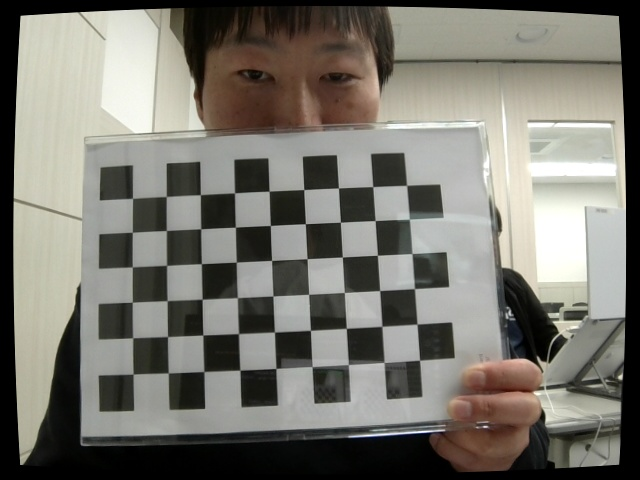
#> input picture robot_project/calib_images/calib_20260429_113326_409489.jpg, 640 x 480 px; the run also reads 1 picture not shown here
$ jupyter execute --allow-errors 05.01.OpenCV-Calibration.ipynb
#> lines starting #> are read from the running program, lines starting #| are printed output that depends on the picture; after the words box and inside, x2 and y2 are one past the last pixel; in counts of white or black regions, pixels touching at a corner belong together
# 핀홀 카메라 모델과 Camera Calibration 실습

> **강의자료**: `강의자료/05.01.OpenCV-Calibration.md`

| Part | 주제 |
|------|------|
| Part 1 | 핀홀 카메라 모델 |
| Part 2 | 카메라 캘리브레이션 실전 |
| Part 3 | 퀴즈 & 복습 문제 |

이 실습에서는 핀홀 카메라 수학 모델을 직접 구현하고,
OpenCV를 사용해 체커보드 기반 카메라 캘리브레이션 전체 파이프라인을 실습합니다.

[cell 1]
import numpy as np
import cv2              # pip install opencv-python
import yaml             # pip install pyyaml
import os
import glob
import matplotlib.pyplot as plt

[cell 2]
F_MM       = 4.0     # 렌즈 초점 거리 (mm)
DX         = 0.004   # 픽셀 가로 크기 (mm/pixel)
DY         = 0.004   # 픽셀 세로 크기 (mm/pixel)
IMG_WIDTH  = 640     # 이미지 가로 해상도 (pixel)
IMG_HEIGHT = 480     # 이미지 세로 해상도 (pixel)

---
## Part 1: 핀홀 카메라 모델

### 1.1 3D 세계를 2D 이미지로 바꾸는 원리

- **"빛은 직선으로 나아간다"는 단순한 원리로 3D → 2D 변환**
    - **바늘구멍 사진기 (Pinhole Camera)**: 아주 캄캄한 상자 앞면에 바늘구멍 하나를 뚫음
      물체에서 반사된 빛이 구멍을 통과하여 상자 뒷면(센서)에 맺힘
    - **투영 (Projection)**: 3D 공간의 한 점이 구멍을 통과해 2D 평면의 한 점으로 내려앉는 과정
    - **로봇의 거리 추정**: 로봇은 이 원리를 **거꾸로** 이용
      2D 이미지의 한 점 → 실제 3D 공간의 어떤 선상에서 온 것인지 분석
      2D로 변환되는 순간 **'깊이' 정보가 사라짐** → 수학적 모델로 재계산 필요

### 1.2 Aperture (조리개) — 핀홀의 구멍 크기

- **Aperture : 카메라 렌즈에서 빛이 통과하는 구멍의 크기**

| Aperture 크기 | 빛의 양 | 이미지 선명도 |
|---|---|---|
| 크다 (2mm) | 많음  | 흐릿 |
| 작다 (0.35mm) | 적음  | 선명 |

- **핀홀 카메라 모델의 가정**
    - Aperture = **수학적으로 크기가 0인 점**
    - 모든 빛이 딱 한 점을 통과 → 깔끔한 투영 수식 성립
    - 현실에서는 너무 작으면 **빛 부족 → 어두운 이미지** 문제 발생

### 1.3 렌즈 (Lens) — Aperture 딜레마의 해결책

- **핀홀의 딜레마**
  ```
  구멍 크게 → 빛 많음  but  흐릿
  구멍 작게 → 선명     but  어두움
  ```
- **렌즈의 해결책**: 한 점에서 나온 **여러 줄기 빛**을 모아 film의 **한 점으로 수렴**
  ```
  빨간 점 → 여러 빛줄기 → 렌즈 → film의 한 점
  파란 점 → 여러 빛줄기 → 렌즈 → film의 다른 점
  ```
- **새로운 문제**: 렌즈의 굴절 특성 때문에 → **왜곡(Distortion)** 발생
  → 이를 수학적으로 보정하는 것이 **캘리브레이션**

### 1.4 핵심 개념 — 초점 거리 (Focal Length)

- **초점 거리 $f$ : 카메라의 '확대율'을 결정하는 핵심 값**
    - 카메라의 광학 중심(구멍)과 이미지 평면(센서) 사이의 거리
    - 초점 거리가 **길면** → 물체가 크게 보임 (망원)
    - 초점 거리가 **짧으면** → 넓은 범위를 담음 (광각)

- **렌즈 공식**: $\dfrac{1}{f} = \dfrac{1}{z'} - \dfrac{1}{z}$

- **왜 하나의 $f$가 $f_x, f_y$ 두 개가 되는가?** 픽셀이 정사각형이 아닐 수 있기 때문
  $$f_x = \frac{f}{d_x}, \quad f_y = \frac{f}{d_y}$$

| 기호 | 단위 | 의미 |
|---|---|---|
| $f$ | mm | 광학 중심 → 센서 물리적 거리 |
| $d_x, d_y$ | mm/pixel | 픽셀 하나의 실제 크기 |
| $f_x, f_y$ | pixel | 투영 수식의 스케일 인자 |

[cell 3]
# 초점 거리: 물리적 단위(mm) → 픽셀 단위 변환
fx = F_MM / DX
fy = F_MM / DY

print(f"물리적 초점 거리 f = {F_MM} mm")
print(f"픽셀 크기 dx={DX} mm/px,  dy={DY} mm/px")
print(f"픽셀 단위 초점 거리  fx = {fx:.1f} px,  fy = {fy:.1f} px")
print(f"  → 'fx = {fx:.0f}' 은 초점 거리가 픽셀 {fx:.0f}개 길이에 해당한다는 의미")

### 1.5 핵심 개념 — 주점 (Principal Point)

- **주점 $(c_x, c_y)$ : 카메라 렌즈 중심이 이미지와 만나는 기준점**
    - 카메라 렌즈의 중심(광축)이 이미지 센서와 수직으로 만나는 지점의 픽셀 좌표
    - 이상적인 카메라라면 **이미지의 정중앙**이어야 함
    - 실제 제조 과정의 오차로 **조금씩 치우쳐** 있음
    - 이 값이 틀리면 → 로봇이 물체 위치를 잘못 파악

### 1.6 핵심 개념 — 내부 파라미터 행렬 (Camera Matrix K)

**카메라 행렬 $K$ : 카메라의 고유한 '명함'**

초점 거리 $(f_x, f_y)$ 와 주점 $(c_x, c_y)$ 정보를 하나로 묶은 **3×3 행렬**

$$K = \begin{bmatrix} f_x & 0 & c_x \\ 0 & f_y & c_y \\ 0 & 0 & 1 \end{bmatrix}$$

[cell 4]
# 카메라 행렬 K 직접 구성 (예: 640×480 해상도 카메라)
cx = IMG_WIDTH  / 2  # 주점 x (이상적 중앙)
cy = IMG_HEIGHT / 2  # 주점 y (이상적 중앙)

K = np.array([
    [fx,  0,  cx],
    [ 0, fy,  cy],
    [ 0,  0,   1]
], dtype=np.float64)

print("카메라 행렬 K:")
print(K)
print(f"\nfx={K[0,0]}, fy={K[1,1]}, cx={K[0,2]}, cy={K[1,2]}")

[cell 5]
# 카메라 행렬 K로 3D 점 → 2D 픽셀 좌표 투영 (닮음 삼각형 원리)
# 3D 카메라 좌표 (X, Y, Z): Z는 카메라에서 물체까지의 깊이
X, Y, Z = 0.3, 0.1, 2.0    # 단위: m

# 투영 공식: u = fx * X/Z + cx,  v = fy * Y/Z + cy
u = fx * (X / Z) + cx
v = fy * (Y / Z) + cy

print(f"3D 카메라 좌표: ({X}, {Y}, {Z}) m")
print(f"투영된 픽셀 좌표: u={u:.1f}, v={v:.1f}")
print()

[cell 6]
# k = np.array([X/Z, Y/Z, 1])
# k

[cell 7]
# u = K @ k
# u

[cell 8]
# 역방향: 픽셀 → 정규화 이미지 좌표 (K^-1 적용, 깊이 Z 필요)
x_norm = (u - cx) / fx    # 정규화 x
y_norm = (v - cy) / fy    # 정규화 y
X_back = x_norm * Z
Y_back = y_norm * Z
print(f"역투영 (Z={Z}m 알고 있을 때): X={X_back:.3f}, Y={Y_back:.3f}")

[cell 9]
# k = np.linalg.inv(K) @ u
# k

### 1.7 실제 카메라 vs 수학 모델

- **현실** : 렌즈 카메라 (밝고 선명)
- **수학 모델** : 핀홀 모델 (수식이 단순하고 깔끔)
- **캘리브레이션이 다리 역할**
  ```
  실제 렌즈 카메라
      ↓
  캘리브레이션으로 왜곡 계수(k1, k2, p1, p2, k3) 측정
      ↓
  왜곡 보정 (Rectification)
      ↓
  핀홀 모델 수식 적용
  ```
- 왜곡을 제거하고 나면 → 렌즈 카메라도 **핀홀 카메라처럼 동작**

### 1.8 렌즈 왜곡의 종류

**방사 왜곡 (Radial Distortion)**
- 렌즈 모양 때문에 이미지 **가장자리로 갈수록 직선이 곡선**으로 변하는 현상
- **배럴 왜곡 (Barrel Distortion)**: 이미지가 **볼록하게 튀어나와** 보임 → 광각 렌즈
- **핀쿠션 왜곡 (Pincushion Distortion)**: 이미지가 **오목하게 들어가** 보임 → 망원 렌즈

**접선 왜곡 (Tangential Distortion)**
- 카메라 제조 시 렌즈와 이미지 센서가 **완벽하게 수평을 이루지 못해** 발생
- 이미지가 비스듬하게 기울어져 보이는 현상
- **해결책**: 카메라 캘리브레이션으로 왜곡 계수 측정 후 **직선화(Rectification)**

### 1.9 좌표계의 종류와 변환 흐름

**픽셀 하나를 보고 실제 위치를 알기까지 4단계 좌표 변환**

| 단계 | 좌표계 | 기준 |
|------|--------|------|
| ① | 3D 월드 좌표계 (World Frame) | 방의 구석 등 환경 기준점 |
| ② | 3D 카메라 좌표계 (Camera Frame) | 카메라 렌즈 중심 |
| ③ | 2D 이미지 좌표계 (Image Plane) | 렌즈를 통해 투영된 가상 2D 평면 |
| ④ | 픽셀 좌표계 (Pixel Frame) | 코드에서 다루는 $(u, v)$ 좌표 |

**로봇의 역방향 계산 흐름:**
$$\text{픽셀 좌표} \xrightarrow{K^{-1}} \text{이미지 좌표} \xrightarrow{\text{깊이}} \text{카메라 좌표} \xrightarrow{[R|t]^{-1}} \text{월드 좌표}$$

**닮음 삼각형 원리 (깊이 추정):**
$$\frac{X_{real}}{Z} = \frac{x_{pixel} \times d_x}{f}$$

**혼란 포인트 정리**
- **혼란 1**: 물리적으로 센서에 상이 거꾸로 맺히지만, 수학 모델에서는 이미지 평면을 렌즈 앞에 놓고 똑바로 선 이미지 사용
- **혼란 2**: $K$의 초점 거리는 **픽셀 단위** ($f_x, f_y$) → 미터 단위로 바꾸려면 비례식 필요
- **혼란 3**: 로봇 본체(X=앞, Z=위) vs 카메라 광학 프레임(Z=앞, X=오른쪽, Y=아래) — 축이 90도 다름

[cell 10]
# 깊이 추정 예시: 알려진 크기의 물체로 거리 계산
X_real_mm = 100.0   # 물체의 실제 가로 크기 (mm), 예: 10cm 마커
x_pixel   = 50.0    # 이미지에서 물체가 차지하는 픽셀 수

# 닮음 삼각형: X_real / Z = (x_pixel * dx) / f  (단위 mm로 통일 → 결과도 mm)
Z_estimated_mm = X_real_mm * F_MM / (x_pixel * DX)
print(f"물체 실제 크기: {X_real_mm:.0f} mm")
print(f"이미지 픽셀 크기: {x_pixel:.0f} px")
print(f"추정된 거리(깊이): Z ≈ {Z_estimated_mm:.1f} mm  ({Z_estimated_mm/1000:.3f} m)")

---
## Part 2: 카메라 캘리브레이션 실전

### 2.1 캘리브레이션이 필요한 이유

**보정되지 않은 카메라는 직선을 곡선으로 인식하거나 물체 위치를 잘못 파악**

- **캘리브레이션 전**: 직선이 휘어짐, 2D → 3D 정확한 변환 불가
- **캘리브레이션 후**: 왜곡 계수로 이미지 **직선화(Rectification)** 가능,
  픽셀 좌표 ↔ 실제 3D 공간 사이의 **정확한 수학적 관계** 정의

### 2.2 체커보드 패턴 사용 이유

- 명암 대비가 명확 → **내부 교차점(Corners)** 을 서브픽셀 단위로 정밀 감지 가능
- 규칙적인 격자 구조 → 실제 3D 좌표를 쉽게 정의 가능
- **주의**: 칸 수가 아닌 **내부 교차점의 개수**!
- $8 \times 6$ 칸 체커보드 → 내부 교차점은 $7 \times 5$개

### 2.3 올바른 체커보드 촬영 방법

- **장수**: 최소 **10~20장** 권장 (복잡한 왜곡 렌즈는 최대 40장)
- **각도**: 체커보드를 **다양한 축 방향**으로 기울여 촬영 (±15°~45° 범위 권장, 다양한 각도가 초점 거리 계산에 필수)
- **거리**: 카메라와 체커보드 사이의 **거리를 변화**시키며 촬영
- **주의사항**: 체커보드는 **평평하고 단단한 판**에 부착, **줌 수준 일정 유지**,
  이미지 **전체 영역**(특히 가장자리)을 골고루 커버

### 2.4 OpenCV 캘리브레이션 코드 흐름

**OpenCV 캘리브레이션 3단계**

1. **`findChessboardCorners()`**: 이미지에서 체커보드 내부 교차점들의 픽셀 좌표 탐색
2. **`cornerSubPix()`**: 감지된 코너 좌표를 **서브픽셀 단위로 정밀화** → 정확도 향상
3. **`calibrateCamera()`**: 2D 이미지 포인트 + 미리 정의된 3D 객체 포인트를 비교하여
   시스템 방정식을 풀어 **카메라 파라미터 계산**

[cell 11]
# 체커보드 설정 (10x7 칸 → 내부 교차점 9x6개)
CHECKERBOARD = (9, 6)       # (가로 교차점 수, 세로 교차점 수)
SQUARE_SIZE  = 0.025        # 체커보드 한 칸의 실제 크기 (m), 예: 2.5cm

# 3D 객체 포인트 준비: (0,0,0), (1,0,0), ..., (8,5,0) 형태로 정의 (Z=0 평면)
objp = np.zeros((CHECKERBOARD[0] * CHECKERBOARD[1], 3), np.float32)
objp[:, :2] = np.mgrid[0:CHECKERBOARD[0], 0:CHECKERBOARD[1]].T.reshape(-1, 2)
objp *= SQUARE_SIZE     # 픽셀 단위가 아닌 실제 크기(m) 적용

print(f"체커보드 설정: {CHECKERBOARD[0]}×{CHECKERBOARD[1]} 내부 교차점")
print(f"총 코너 수: {len(objp)}개")
print(f"첫 번째 코너 3D 좌표: {objp[0]}")
print(f"마지막 코너 3D 좌표: {objp[-1]}")

[cell 12]
# 캘리브레이션 전체 파이프라인
# (실제 이미지 파일이 있어야 실행 가능 — 이미지 경로를 수정하세요)

def run_calibration(image_dir: str, pattern=(9, 6), square_size=0.025):
    """체커보드 이미지들로 카메라 캘리브레이션 수행"""
#> called with image_dir = './calib_images/', pattern = (9, 6), square_size = 0.025
    objp = np.zeros((pattern[0] * pattern[1], 3), np.float32)
    objp[:, :2] = np.mgrid[0:pattern[0], 0:pattern[1]].T.reshape(-1, 2)
    objp *= square_size

    objpoints = []   # 3D 실세계 포인트 목록
    imgpoints = []   # 2D 이미지 포인트 목록
    image_size = None

    # cornerSubPix 종료 기준: 정확도(EPS) 또는 최대 반복 횟수(30회) 중 먼저 만족되면 중단
    criteria = (cv2.TERM_CRITERIA_EPS + cv2.TERM_CRITERIA_MAX_ITER, 30, 0.001)
    images = glob.glob(os.path.join(image_dir, '*.jpg')) + \
             glob.glob(os.path.join(image_dir, '*.png'))

    image_paths = []  # 코너 검출 성공한 이미지 경로 목록

    print(f"이미지 {len(images)}장 로드")
    for fname in images:
        img  = cv2.imread(fname)
#> img is the input picture: shape (480, 640, 3); mean B, G, R 111, 118.9, 121.1
        gray = cv2.cvtColor(img, cv2.COLOR_BGR2GRAY)
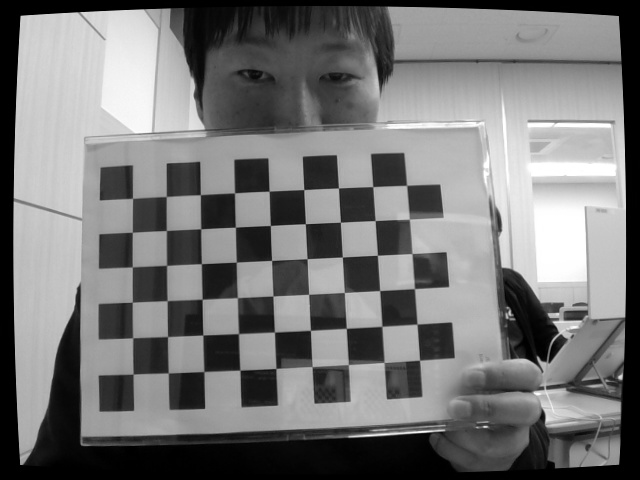
#> gray: shape (480, 640); min 0, max 255, mean 118.7
        image_size = gray.shape[::-1]   # (width, height)
#> image_size = (640, 480)

        # ① 체커보드 코너 탐색
        ret, corners = cv2.findChessboardCorners(gray, pattern, None)
#> ret = True; corners = 54 rows, first 8: [132.2, 198.5], [166.1, 196.6], [199.9, 195.1], [234.7, 193.1], [268.7, 191.2], [304, 189.7], [338.3, 188.1], [373, 186.9]
        if not ret:
            print(f"  코너 미검출: {os.path.basename(fname)}")
            continue

        # ② 서브픽셀 정밀화
        corners_refined = cv2.cornerSubPix(gray, corners, (11, 11), (-1, -1), criteria)
#> corners_refined = 54 rows, first 8: [132.5, 198.4], [166.3, 196.5], [200.4, 194.8], [234.5, 192.9], [269.1, 191.2], [303.7, 189.6], [338.4, 187.9], [372.7, 186.6]

        objpoints.append(objp)
        imgpoints.append(corners_refined)
        image_paths.append(fname)
        print(f"  코너 검출 성공: {os.path.basename(fname)}")

    if len(objpoints) < 3:
        print("이미지 부족 (최소 3장 필요). 캘리브레이션 중단.")
        return None, None, None, None, None, None, None, None

    # ③ 캘리브레이션 계산
    ret, mtx, dist, rvecs, tvecs = cv2.calibrateCamera(
        objpoints, imgpoints, image_size, None, None
    )
    # ret   : 재투영 오차 RMS (픽셀 단위, 1.0 이하면 양호)
    # mtx   : 카메라 행렬 K (3×3) — fx, fy, cx, cy 포함
    # dist  : 왜곡 계수 (k1, k2, p1, p2, k3) — undistort에 사용
    # rvecs : 각 이미지별 회전 벡터 (체커보드 대비 카메라 자세)
    # tvecs : 각 이미지별 이동 벡터 (체커보드 대비 카메라 위치)
    print(f"\n재투영 오차 (RMS Error): {ret:.4f} px")
    print("카메라 행렬 mtx:\n", mtx)
    print("왜곡 계수 dist:", dist.ravel())
    return mtx, dist, ret, rvecs, tvecs, objpoints, imgpoints, image_paths

[cell 13]
# 실제 이미지가 있는 경우 아래 주석을 해제하고 경로를 수정하세요
mtx, dist, rms, rvecs, tvecs, objpoints, imgpoints, image_paths = run_calibration("./calib_images/")

### 2.5 calibrateCamera() 결과 파라미터

```python
ret, mtx, dist, rvecs, tvecs = cv2.calibrateCamera(
    objpoints, imgpoints, gray.shape[::-1], None, None
)
```

| 반환값 | 설명 |
|--------|------|
| `ret` | 재투영 오차 (RMS Error) — 작을수록 좋음 |
| `mtx` | 카메라 행렬 $K$ (3×3): $f_x, f_y, c_x, c_y$ 포함 |
| `dist` | 왜곡 계수: 방사 왜곡 $(k_1, k_2, k_3)$ + 접선 왜곡 $(p_1, p_2)$ |
| `rvecs` | 각 이미지의 회전 벡터 (외부 파라미터) |
| `tvecs` | 각 이미지의 이동 벡터 (외부 파라미터) |

### 2.6 품질 평가 — 재투영 오차 (Reprojection Error)

**재투영 오차**: 계산된 카메라 모델로 3D 포인트를 다시 2D에 투영했을 때
실제 감지된 이미지 포인트와의 **거리 차이 (픽셀 단위)**

| RMS Error | 평가 |
|-----------|------|
| 0.5 px 미만 | 산업용 비전 시스템에서 성공적 |
| 1 px 이하  | 대부분의 응용 분야에서 수용 가능 |
| 1 px 초과  | 촬영 데이터 점검 후 재캘리브레이션 필요 |

[cell 14]
# 재투영 오차 계산 함수 (캘리브레이션 후 검증용)
def calc_reprojection_error(objpoints, imgpoints, mtx, dist, rvecs, tvecs, image_paths=None):
    """각 이미지별 재투영 오차를 계산하고 평균과 최대 오차 인덱스를 반환"""
    errors = []
    for i, (op, ip) in enumerate(zip(objpoints, imgpoints)):
        # op(z=0 평면의 3D 점)를 rvecs/tvecs로 카메라 좌표계로 변환 후 2D 이미지 평면에 투영
        proj, _ = cv2.projectPoints(op, rvecs[i], tvecs[i], mtx, dist)
        err = cv2.norm(ip, proj, cv2.NORM_L2) / len(proj)
        errors.append(err)
    mean_err = np.mean(errors)
    worst_idx = int(np.argmax(errors))
    print(f"이미지별 재투영 오차: {[f'{e:.4f}' for e in errors]}")
    print(f"평균 재투영 오차: {mean_err:.4f} px")
    if image_paths:
        print(f"최대 오차 이미지: {os.path.basename(image_paths[worst_idx])} ({errors[worst_idx]:.4f} px)")
    return mean_err, worst_idx

#> (a cell that did not finish here is left out)

### 2.7 undistort()로 왜곡 보정하기

[cell 16]
# 왜곡 보정 예시 (실제 이미지가 있을 때 실행)
# [21 lines left out: function _line_fitting_residual, not called in this run]

[cell 17]
# [30 lines left out: function undistort_image, not called in this run]

#> (a cell that did not finish here is left out)

### 2.8 결과 저장 및 불러오기

**캘리브레이션 결과는 매번 계산할 필요 없이 파일로 저장하여 재사용**

[cell 19]
# 캘리브레이션 결과 저장 — YAML 형식 (ROS 호환)
def save_calibration_yaml(mtx, dist, filepath="camera_info.yaml"):
    data = {
        'camera_matrix': mtx.tolist(),
        'dist_coeff': dist.tolist()
    }
    with open(filepath, 'w') as f:
        yaml.dump(data, f)
    print(f"YAML 저장 완료: {filepath}")

#> (the rest of this cell did not finish here and is left out)

[cell 20]
# 캘리브레이션 결과 불러오기 — YAML 형식
def load_calibration_yaml(filepath="camera_info.yaml"):
    with open(filepath, 'r') as f:
        data = yaml.safe_load(f)
    mtx  = np.array(data['camera_matrix'], np.float64)
    dist = np.array(data['dist_coeff'], np.float64)
    print(f"YAML 로드 완료: {filepath}")
    print("mtx:\n", mtx)
    print("dist:", dist.ravel())
    return mtx, dist

[cell 21]
mtx, dist = load_calibration_yaml()
mtx, dist

---
## Part 3: 퀴즈 & 복습 문제

### 연습 문제

[cell 22]
# TODO: 여기에 구현하세요
# 요구사항: 아래 함수를 완성하세요.
#   - 체커보드 이미지 한 장을 받아 코너를 검출하고 시각화합니다.
#   - 반환값: 서브픽셀 정밀화된 코너 좌표 (검출 실패 시 None)
#
# Hint:
#   - cv2.findChessboardCorners(gray, pattern) → ret, corners
#   - cv2.cornerSubPix(gray, corners, (11,11), (-1,-1), criteria) → corners_refined
#   - cv2.drawChessboardCorners(img, pattern, corners_refined, ret) 로 시각화

def detect_corners(img_path: str, pattern=(9, 6)):
#> called with img_path = 'calib_20260429_113518_186796.jpg', pattern = (9, 6)
    criteria = (cv2.TERM_CRITERIA_EPS + cv2.TERM_CRITERIA_MAX_ITER, 30, 0, 0.001)

    image = cv2.imread(img_path)
    gray = cv2.cvtColor(image, cv2.COLOR_BGRA2GRAY)
    ret, corners = cv2.findChessboardCorners(gray, pattern)
#> ret = True; corners = 54 rows, first 8: [467.5, 317.6], [460, 317], [452.6, 316.5], [445.2, 316], [437.5, 315.5], [430.3, 315], [422.6, 314.4], [415.3, 313.8]
    if not ret:
        print("Fail corner ditection")
        return
    corners_refined = cv2.cornerSubPix(gray, corners, (11,11), (-1,-1), criteria)
    cv2.drawChessboardCorners(image, pattern, corners_refined, ret)
    plt.imshow(image)
    plt.show()
    return corners_refined


# 완성 후 주석 해제
#> (the rest of this cell did not finish here and is left out)

[cell 23]
import cv2
import numpy as np

def detect_corners(img_path: str, pattern=(9, 6)):
    # 1. 이미지 로드
#> called with pattern = (9, 6)
    img = cv2.imread(img_path)
    if img is None:
        print(f"Error: 이미지를 불러올 수 없습니다. 경로를 확인하세요: {img_path}")
        return None

    # 2. 그레이스케일 변환 (코너 검출 및 정밀화에 필수)
    gray = cv2.cvtColor(img, cv2.COLOR_BGR2GRAY)

    # 3. 체커보드 코너 찾기
    # ret: 성공 여부 (bool), corners: 검출된 코너 좌표
    ret, corners = cv2.findChessboardCorners(gray, pattern, None)
#> ret = True; corners = 54 rows, first 8: [132.2, 198.5], [166.1, 196.6], [199.9, 195.1], [234.7, 193.1], [268.7, 191.2], [304, 189.7], [338.3, 188.1], [373, 186.9]

    if ret:
        # 4. 코너 정밀화 (Sub-pixel Accuracy)
        # criteria: 반복 종료 조건 (유형, 최대 반복 횟수, 정확도 임계값)
        criteria = (cv2.TERM_CRITERIA_EPS + cv2.TERM_CRITERIA_MAX_ITER, 30, 0.001)

        # 정밀화된 코너 좌표 계산
        corners_refined = cv2.cornerSubPix(gray, corners, (11, 11), (-1, -1), criteria)

        # 5. 시각화
        # 원본 이미지의 복사본에 코너를 그려줍니다.
        cv2.drawChessboardCorners(img, pattern, corners_refined, ret)
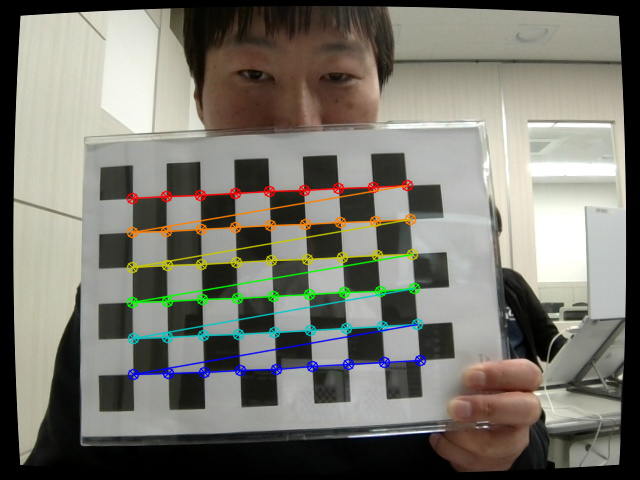
#> img: shape (480, 640, 3); 4.35% of pixels changed, all inside (x1, y1, x2, y2) = (126, 179, 427, 381)

        # 이미지 결과창 띄우기
        window_name = 'Checkerboard Detection'
        cv2.imshow(window_name, img)
        print(f"Success: {img_path}에서 코너 검출 성공!")

        # 아무 키나 누르면 창 닫기
        cv2.waitKey(0)
        cv2.destroyAllWindows()

        return corners_refined

    else:
        print(f"Fail: {img_path}에서 코너를 찾지 못했습니다.")
        return None

# 완성 후 실행부
corners = detect_corners("calib_images/calib_20260429_113326_409489.jpg")
#> corners has the same summary as corners_refined in run_calibration

[cell 24]
# TODO: 여기에 구현하세요
# 요구사항: 아래 함수를 완성하세요.
#   - 저장된 YAML 파일에서 캘리브레이션 파라미터를 불러와 이미지에 undistort를 적용합니다.
#   - 원본 이미지와 보정된 이미지를 나란히 출력합니다.
#
# Hint:
#   - load_calibration_yaml(yaml_path) 로 mtx, dist 불러오기
#   - cv2.undistort(img, mtx, dist, None, mtx) 로 왜곡 보정
#   - plt.subplots(1, 2) 로 보정 전/후 나란히 표시

def apply_undistort(img_path: str, yaml_path: str):
#> called with yaml_path = 'camera_info.yaml'
    mtx, dist = load_calibration_yaml(yaml_path)

    img = cv2.imread(img_path)
    if img is None:
        print(f"이미지를 불러올 수 없습니다 : {img_path}")
        return None

    dst = cv2.undistort(img, mtx, dist, None, mtx)
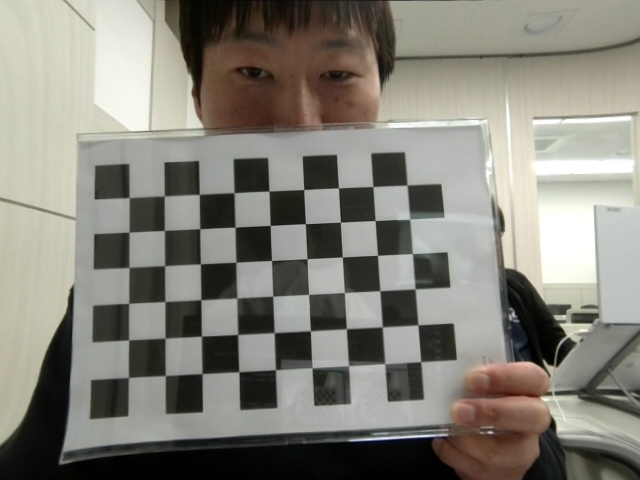
#> dst: shape (480, 640, 3); mean B, G, R 121.7, 130.5, 132.8
    return dst

# 완성 후 주석 해제
dst = apply_undistort("calib_images/calib_20260429_113326_409489.jpg", "camera_info.yaml")
#> (the rest of this cell did not finish here and is left out)
